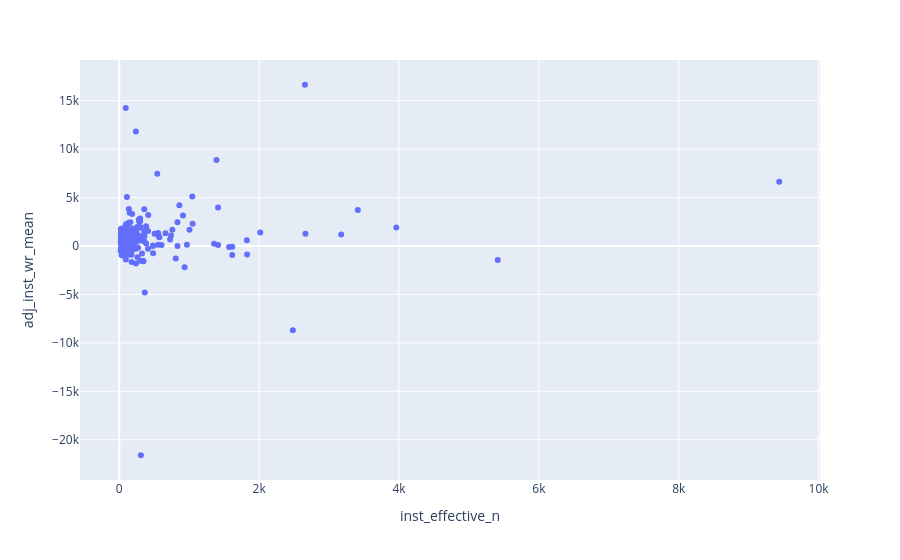

Notebook source saved alongside this figure:
### Code cell
k = 250
n = residual_df["inst_effective_n"]
raw = residual_df["inst_wr_mean"]
mu0 = residual_df["inst_wr_mean"].median()

residual_df["adj_inst_wr_mean"] = (
    raw * (n / (n + k)) + mu0 * (k / (n + k))
)

school_df = residual_df[[
    "unit_id",
    "inst_wr_mean",
    "adj_inst_wr_mean",
    "inst_n",
    "inst_effective_n"
]].drop_duplicates()

px.scatter(school_df, x="inst_effective_n",y="adj_inst_wr_mean")

### Figure 1 — Plotly figure (JSON) as saved in the notebook; plotly's stock layout.template omitted (floating-point values rounded to 4 significant figures; data arrays with more than 128 entries replaced by an {"elided": "..."} marker saying what was removed)
{"data": [{"hovertemplate": "inst_effective_n=%{x}<br>adj_inst_wr_mean=%{y}<extra></extra>", "legendgroup": "", "marker": {"color": "#636efa", "symbol": "circle"}, "mode": "markers", "name": "", "orientation": "v", "showlegend": false, "type": "scatter", "x": {"elided": "237 float values"}, "xaxis": "x", "y": {"elided": "237 float values"}, "yaxis": "y"}], "layout": {"legend": {"tracegroupgap": 0}, "margin": {"t": 60}, "xaxis": {"anchor": "y", "domain": [0, 1], "title": {"text": "inst_effective_n"}}, "yaxis": {"anchor": "x", "domain": [0, 1], "title": {"text": "adj_inst_wr_mean"}}}}
